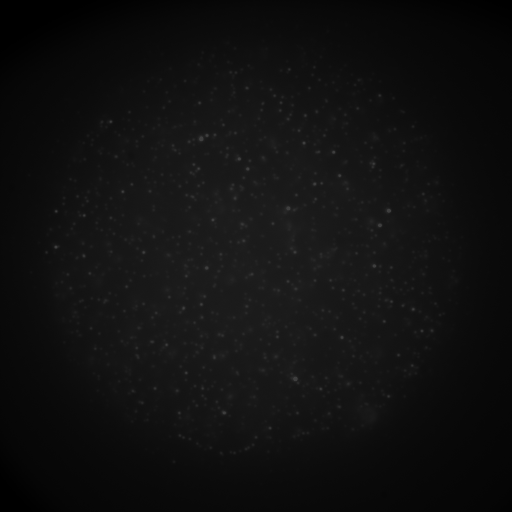
#> input picture tormenta/control/beads.tif, 512 x 512 px
$ python -i maxima.py   (imports and definitions only)   (older library calls are emulated)
#> lines starting #> are read from the running program, lines starting #| are printed output that depends on the picture; after the words box and inside, x2 and y2 are one past the last pixel; in counts of white or black regions, pixels touching at a corner belong together
#> further down, picture is the input picture: shape (512, 512); min 0, max 62, mean 16
### tormenta/analysis/tools.py
# -*- coding: utf-8 -*-
"""
Created on Tue Feb 18 18:03:01 2014

@author: Federico Barabas
"""

import numpy as np
from scipy.special import jn
from scipy.optimize import curve_fit
import matplotlib.pyplot as plt
# from matplotlib import rc
# rc('font', **{'family': 'serif', 'serif': ['Computer Modern'], 'size': 16})
# rc('text', usetex=True)


def gaussian(x, fwhm):
    return np.exp(- 4 * np.log(2) * (x / fwhm)**2)


def best_gauss(x, x0, fwhm):
    """ Returns the closest gaussian function to an Airy disk centered in x0
    and a full width half maximum equal to fwhm."""
    return np.exp(- 4 * np.log(2) * (x - x0)**2 / fwhm**2)


def airy(x):
    return (2 * jn(1, 2 * np.pi * x) / (2 * np.pi * x))**2


def get_fwhm(wavelength, NA):
    ''' Gives the FWHM (in nm) for a PSF with wavelength in nm'''

    x = np.arange(-2, 2, 0.01)
    y = airy(x)

    # Fitting only inside first Airy's ring
    fit_int = np.where(abs(x) < 0.61)[0]

    fit_par, fit_var = curve_fit(gaussian, x[fit_int], y[fit_int], p0=0.5)

    return fit_par[0] * wavelength / NA


# [27 lines left out: functions airy_vs_gauss, mode, not called in this run]


def overlaps(p1, p2, d):
    return max(abs(p1[1] - p2[1]), abs(p1[0] - p2[0])) <= d


def dropOverlapping(maxx, d):
    """We exclude from the analysis all the maxima in maxx that have their
    fitting windows overlapped, i.e., the distance between them is less than
    'd'."""

    noOverlaps = np.zeros(maxx.shape, dtype=int)  # Final array

    n = 0
    for i in np.arange(len(maxx)):
        def overlapFunction(x):
            return not(overlaps(maxx[i], x, d))
        overlapsList = map(overlapFunction, np.delete(maxx, i, 0))
        if all(overlapsList):
            noOverlaps[n] = maxx[i]
            n += 1

    return noOverlaps[:n]


def kernel(fwhm):
    """ Returns the kernel of a convolution used for finding objects of a
    full width half maximum fwhm (in pixels) in an image."""
    window = np.ceil(fwhm) + 3
#    window = int(np.ceil(fwhm)) + 2
    x = np.arange(0, window)
    y = x
    xx, yy = np.meshgrid(x, y, sparse=True)
    matrix = best_gauss(xx, x.mean(), fwhm) * best_gauss(yy, y.mean(), fwhm)
    matrix /= matrix.sum()
    return matrix


def xkernel(fwhm):
    window = np.ceil(fwhm) + 3
    x = np.arange(0, window)
    matrix = best_gauss(x, x.mean(), fwhm)
    matrix = matrix - matrix.sum() / matrix.size
    return matrix

### tormenta/analysis/maxima.py
# -*- coding: utf-8 -*-
"""
Created on Mon Feb 17 18:23:40 2014

@author: fbaraba
"""

import numpy as np

from scipy.special import erf
from scipy.optimize import minimize
from scipy.ndimage import label
from scipy.ndimage.filters import convolve, maximum_filter
from scipy.ndimage.measurements import maximum_position, center_of_mass

import tormenta.analysis.tools as tools

import warnings
# [1 line not run here, left out]


# data-type definitions
# [11 lines left out: functions fit_par, results_dt, not called in this run]


class Maxima():
    """ Class defined as the local maxima in an image frame. """

    def __init__(self, image, fit_par=None, dt=0, fw=None, win_size=None,
                 kernel=None, xkernel=None, bkg_image=None):

        self.image = image
        self.bkg_image = bkg_image

        # Noise removal by convolving with a null sum gaussian. Its FWHM
        # has to match the one of the objects we want to detect.
        try:
            self.fwhm = fw
            self.win_size = win_size
            self.kernel = kernel
            self.xkernel = xkernel
            self.image_conv = convolve(self.image.astype(float), self.kernel)
        except RuntimeError:
            # If the kernel is None, I assume all the args must be calculated
            self.fwhm = tools.get_fwhm(670, 1.42) / 120
            self.win_size = int(np.ceil(self.fwhm))
            self.kernel = tools.kernel(self.fwhm)
            self.xkernel = tools.xkernel(self.fwhm)
            self.image_conv = convolve(self.image.astype(float), self.kernel)
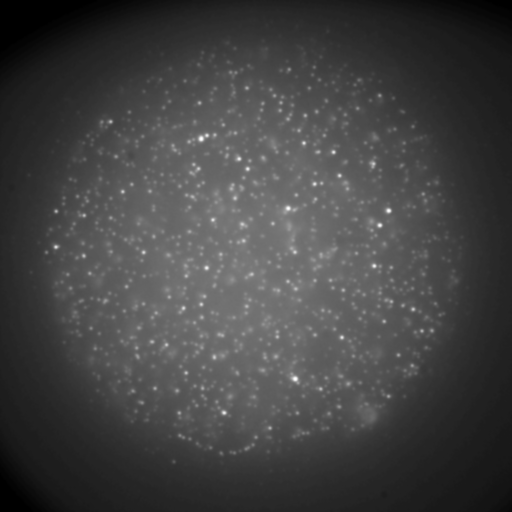
#> self.image_conv: shape (512, 512) float64; min 0, max 60.87, mean 16; drawn with min black and max white

        # TODO: FIXME
        if self.bkg_image is None:
            self.bkg_image = self.image_conv

        self.fit_par = fit_par
        self.dt = dt

    # [48 lines left out: function find_old, not called in this run]

    def find(self, alpha=5):
        """
        Takes an image and detect the peaks usingthe local maximum filter.
        Returns a boolean mask of the peaks (i.e. 1 when
        the pixel's value is the neighborhood maximum, 0 otherwise). Taken from
        http://stackoverflow.com/questions/9111711/
        get-coordinates-of-local-maxima-in-2d-array-above-certain-value
        """
#> called with alpha = 5
        self.alpha = alpha

        image_max = maximum_filter(self.image_conv, self.win_size)
        maxima = (self.image_conv == image_max)
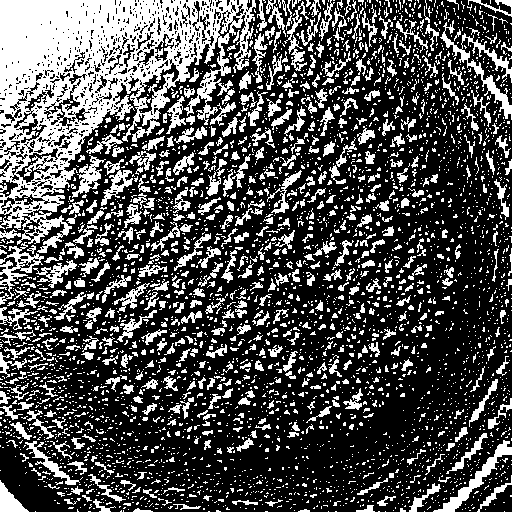
#> maxima: shape (512, 512) bool; 30.8% white; 3901 white regions (3313 under 20 px), largest, box (x1, y1, x2, y2) and area: (0, 0, 256, 253) 26224, (440, 20, 512, 120) 1262, (433, 440, 512, 512) 932

        self.mean = np.mean(self.image_conv)
#> self.mean = 16.02
        self.std = np.sqrt(np.mean((self.image_conv - self.mean)**2))
#> self.std = 7.79
        self.threshold = self.alpha*self.std + self.mean
#> self.threshold = 54.97

        diff = (image_max > self.threshold)
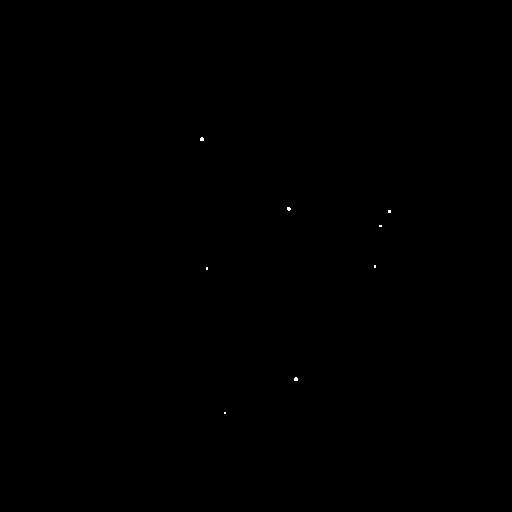
#> diff: shape (512, 512) bool; 0.03% white in thin lines or dots, all inside (x1, y1, x2, y2) = (200, 137, 391, 414)
        maxima[diff == 0] = 0
#> maxima: shape (512, 512) bool; 0.01% white in thin lines or dots, all inside (x1, y1, x2, y2) = (200, 137, 389, 413)

        labeled, num_objects = label(maxima)
#> labeled: shape (512, 512) int32; 9 distinct labels, from 0 to 8
#> num_objects = 8
        if num_objects > 0:
            self.positions = maximum_position(self.image, labeled,
                                              range(1, num_objects + 1))
#> self.positions = [(138, 201), (207, 287), (210, 388), (225, 379), (265, 374), (267, 206), (378, 295), (412, 224)]
            self.positions = np.array(self.positions).astype(int)
#> self.positions = [[138, 201], [207, 287], [210, 388], [225, 379], [265, 374], [267, 206], [378, 295], [412, 224]]
            self.drop_overlapping()
            self.drop_border()
        else:
            self.positions = np.zeros((0, 2), dtype=int)

    def drop_overlapping(self):
        """Drop overlapping spots."""
        n = len(self.positions)
#> n = 8
        if n > 1:
            self.positions = tools.dropOverlapping(self.positions,
                                                   2*self.win_size + 1)
#> the loop in dropOverlapping, `for i in np.arange(len(maxx)):` made 8 passes
#> after the loop in dropOverlapping, `for i in np.arange(len(maxx)):`: noOverlaps has the same summary as self.positions in find
            self.overlaps = n - len(self.positions)
#> self.overlaps = 0
        else:
            self.overlaps = 0

    def drop_border(self):
        """ Drop near-the-edge spots. """
        ws = self.win_size
        lx = self.image.shape[0] - ws
#> lx = 510
        ly = self.image.shape[1] - ws
#> ly = 510
        keep = ((self.positions[:, 0] < lx) & (self.positions[:, 0] > ws) &
                (self.positions[:, 1] < ly) & (self.positions[:, 1] > ws))
#> keep = [True, True, True, True, True, True, True, True]
        self.positions = self.positions[keep]

    # [389 lines left out: functions getParameters, area, radius, fit, start_point, fit_area and 12 more, not called in this run]


# [98 lines of commented-out code are left out]

>>> import cv2
>>> picture = cv2.imread('../control/beads.tif', cv2.IMREAD_GRAYSCALE)
>>> result = Maxima(picture).find()
